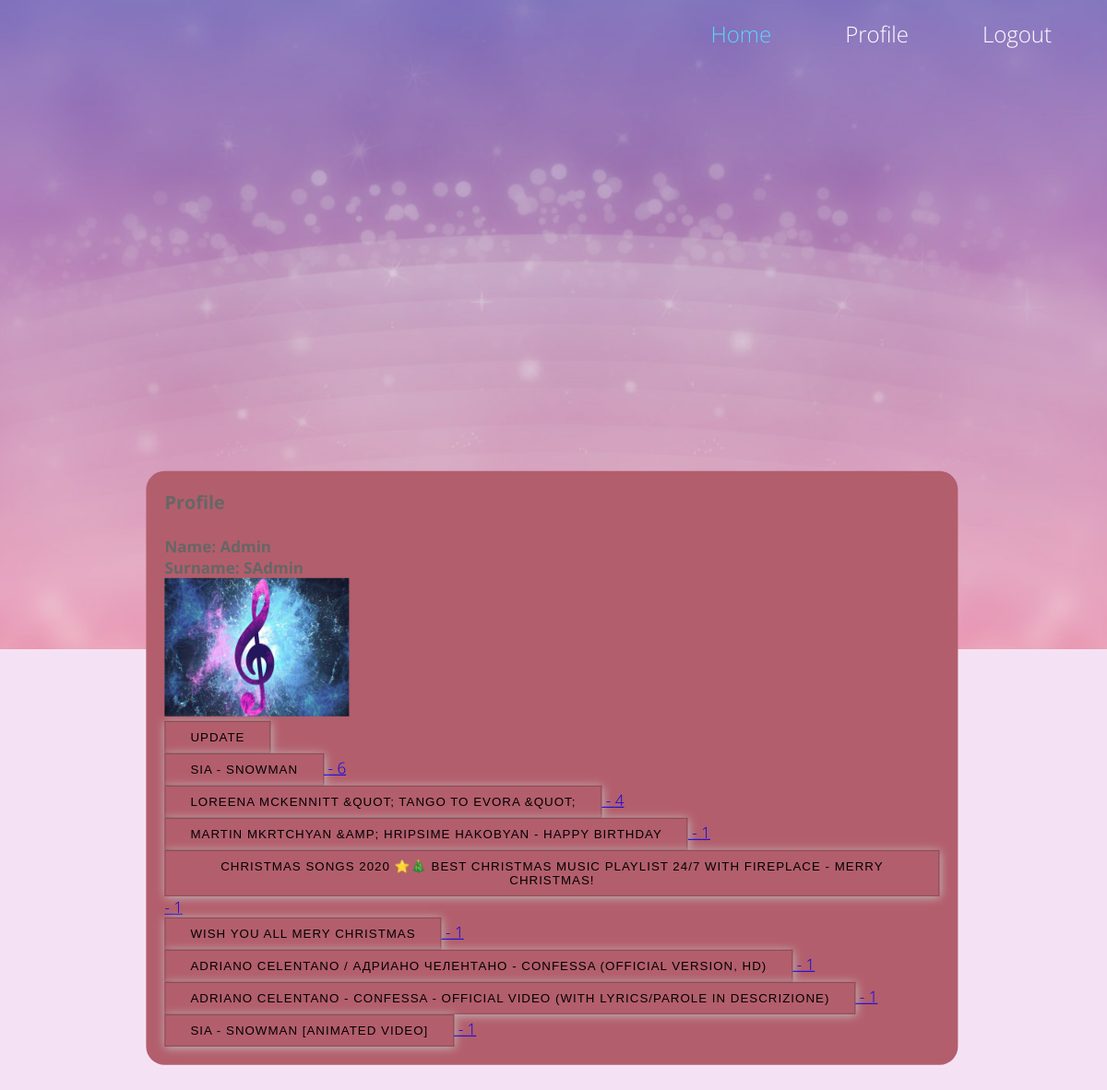
Before: /users/user_profile/ (signed in) with the older database file.
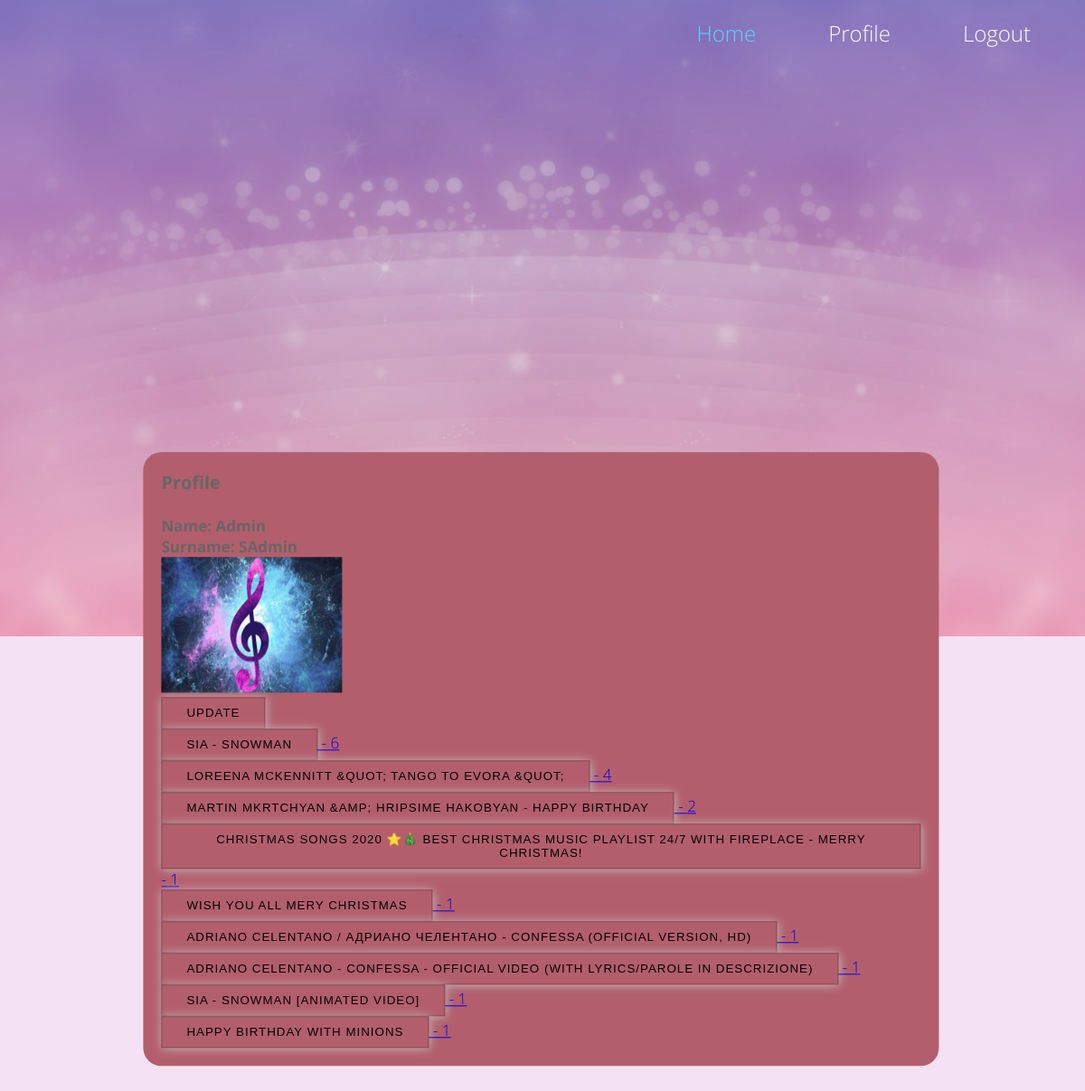
After: the same page with the newer database file.
### download_app/models.py (models this page shows, shortened)
class NewMP3(models.Model):
    name = models.TextField()
    url = models.TextField( default="http:")
    count = models.IntegerField(default=1)
    user = models.ForeignKey(User, on_delete=models.CASCADE)

### users/views.py (the view)
# urls.py: path('user_profile/', user_views.user_profile, name='user_profile'),
@login_required(login_url="login")
def user_profile(request):
    profile = Profile.objects.get(user=request.user)
    videos = NewMP3.objects.all().filter(user=request.user)
    list_video = []
    for video_1 in videos:
        count = 0
        k = True
        for i in list_video:
            if video_1.name == i.name:
                k = False
        if k:
            list_video.append(video_1)
        for video_2 in videos:
            if video_1.name == video_2.name:
                count += 1
        video_1.count = count
    return render(request, 'registration/user_profile.html', {"profile":profile, "videos":list_video})

### YouTube_django/YouTube_django/users/templates/registration/user_profile.html
{% extends 'download_app/base.html' %}
{% block content %}
	<div class="todo-list">
		<h3>Profile</h3>
		<br>
		<strong>Name: {{profile.first_name}}</strong>
		<br>
		<strong>Surname: {{profile.second_name}}</strong>
		<br>
		<img src="{{profile.user_image.url}}" alt="*****" height="150" width="200">
		<br>
		<div class="item-row">
			<a href="{% url 'profile_update' %}"><button class="btn btn-success" type="submit" name="Update Profile">Update</button></a>
		</div>
		{% for video in videos %}
			<div>
				<a href="{{video.url}}"><button class="btn btn-success" type="submit" name="url">{{video.name}}</button> - {{video.count}} </a>
			</div>
		{% endfor %}
	</div>
{% endblock %}

Changed rows visible on the page:
computed for NewMP3 "MARTIN MKRTCHYAN &AMP; HRIPSIME HAKOBYAN - HAPPY BIRTHDAY": count "1" → "2"
added NewMP3: name "HAPPY BIRTHDAY WITH MINIONS", count "1"
